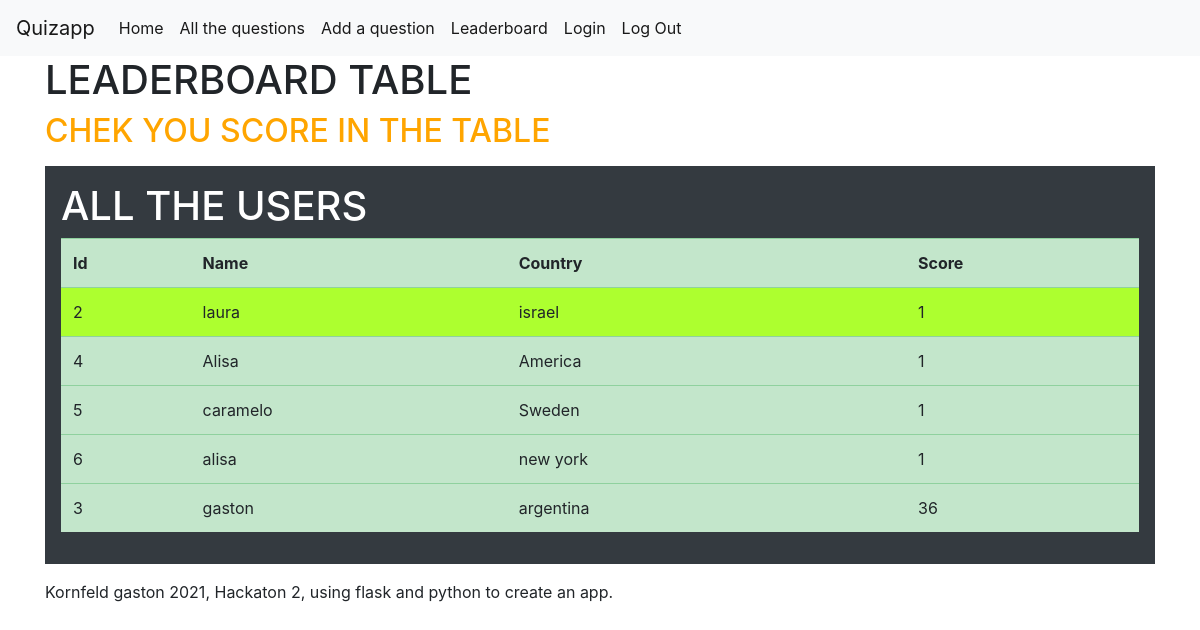
The page /leaderboard (signed in) on the database its author committed.
### webapp/models.py (models this page shows)
class User(db.Model):
    id = db.Column(db.Integer(), primary_key=True)
    name = db.Column(db.String(64), nullable=False)
    country = db.Column(db.String(64))
    score = db.Column(db.Integer())

### webapp/routes.py (the view)
@app.route('/leaderboard')
def score():
    all_users = models.User.query.order_by(models.User.score)
    logged_user = models.User.query.filter_by(name = flask.session['user__name']).first()
    return flask.render_template('leaderboard.html', users = all_users, logged = logged_user)

### webapp/templates/leaderboard.html
{% extends "base.html" %}
{% block content %}
<h1>Leaderboard Table</h1>
<h2>Chek you score in the table</h2>
<section class="container-fluid p-3 my-3 bg-dark text-white">
  <h1>All the users </h1>
  <table style="width:100%" class="table table-success">
    <tr>
      <th>Id</th>
      <th>Name</th>
      <th>Country</th>
      <th></th>
      <th>Score</th>
    </tr>
    {% for user in users %}
        {% if user.name == logged.name %}
            <tr style="background-color: greenyellow;">
                <td>{{ user.id }}</td>
                <td>{{ user.name }}</td>
                <td>{{ user.country }}</td>
                <td></td>
                <td> {{ user.score }}</td>
            </tr>
        {% else%}
            <tr>
                <td>{{ user.id }}</td>
                <td>{{ user.name }}</td>
                <td>{{ user.country }}</td>
                <td></td>
                <td> {{ user.score }}</td>
            </tr>
        {% endif %}
    {% endfor %}
  </table>
</section>
{% endblock %}

### webapp/static/css/statico.css (style rules this page uses)
h1 { text-transform: uppercase; }
h2 { color: orange; text-transform: uppercase; }

### rows shown on the page
User: id "2", name "laura", country "israel", score "1"
User: id "4", name "Alisa", country "America", score "1"
User: id "5", name "caramelo", country "Sweden", score "1"
User: id "6", name "alisa", country "new york", score "1"
User: id "3", name "gaston", country "argentina", score "36"
